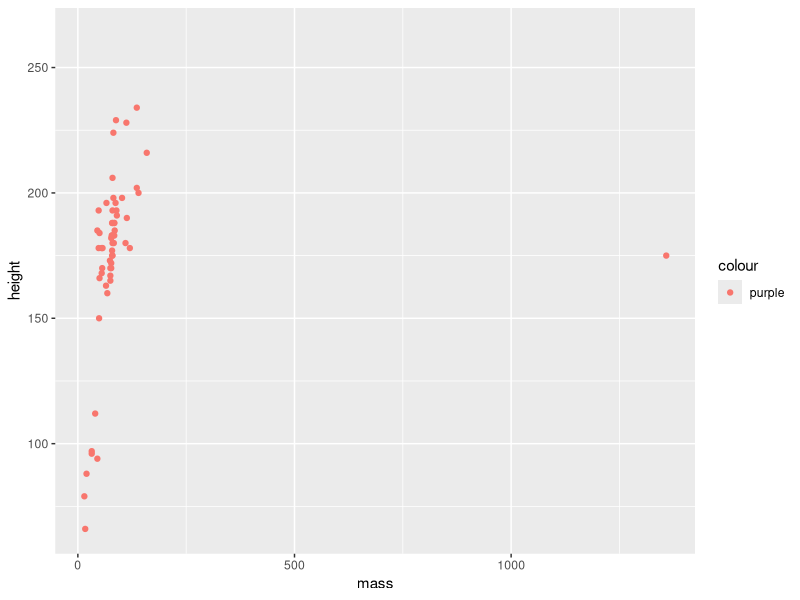

R code for this plot:
## ---- chunk 1
knitr::opts_chunk$set(echo = TRUE)
library(tidyverse)
## ---- chunk 2
ggplot(data = starwars, aes(x = mass, y = height)) + 
  geom_point(aes(color = "purple"))
